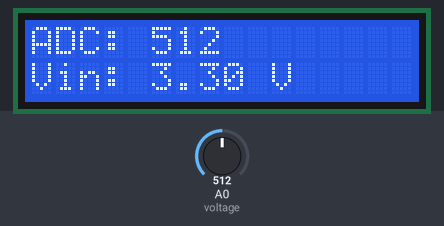
Bench run of a sketch on a simulated Arduino Zero (SAMD21). Parts: 16×2 character LCD. Inputs (shaded band) come from the test bench; at power-on: A0 (voltage) = 512 (analog values on the 0–1023 scale). What the sketch prints to the serial monitor is not drawn.

Above: at 2.2 s.
2.3 s: A0 (voltage) set to 490
At 3.5 s:
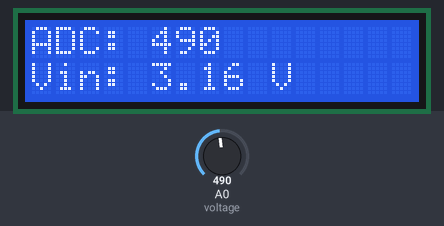
3.8 s: A0 (voltage) set to 510
At 4.8 s:
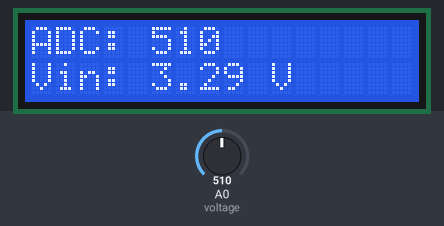
5.3 s: A0 (voltage) set to 306
At 5.9 s:
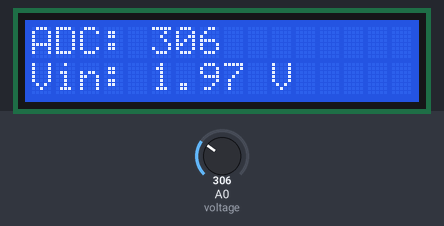
Timing chart, 0 to 8.3 s (numbered marks = the images above; inputs shaded):
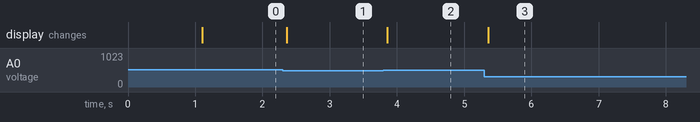

The sketch:

voltage_meter.ino
```cpp
#include <LiquidCrystal_I2C.h>

LiquidCrystal_I2C lcd(0x27, 16, 2);

const int voltage = A0;

const float Vref = 3.3;
const float R1 = 10000.0;
const float R2 = 10000.0;

unsigned long lastLCD = 0;
unsigned long lastSerial = 0;

void setup() {
  analogReadResolution(10);

  lcd.init();
  lcd.backlight();

  Serial.begin(115200);

  lcd.setCursor(0, 0);
  lcd.print("Voltage Meter");
  delay(1000);
  lcd.clear();
}

void loop() {
  int adcValue = analogRead(voltage);

  float Vout = (adcValue / 1023.0) * Vref;
  float Vin = Vout * ((R1 + R2) / R2);

  if (millis() - lastLCD >= 250) {
    lastLCD = millis();

    lcd.setCursor(0, 0);
    lcd.print("ADC: ");
    lcd.print(adcValue);
    lcd.print("     ");

    lcd.setCursor(0, 1);
    lcd.print("Vin: ");
    lcd.print(Vin, 2);
    lcd.print(" V     ");
  }

  if (millis() - lastSerial >= 500) {
    lastSerial = millis();

    Serial.println(Vin);   // MATLAB-friendly clean value
  }
}
```

Measured:
- after the input at 2.3 s, the display: changes after 0.06 s (image 1)
- after the input at 3.8 s, the display: changes after 0.06 s (image 2)
- after the input at 5.3 s, the display: changes after 0.06 s (image 3)
